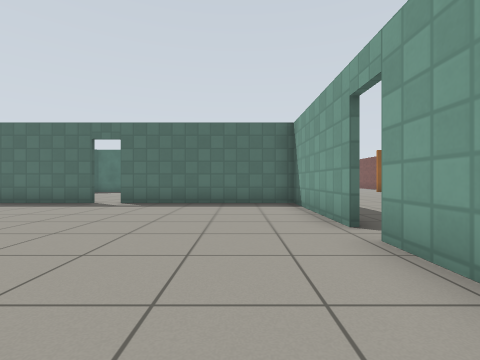
View 1 (above)

23 first-person views from a walk through a robot-simulator world made for Gazebo. The camera is 0.72 m above the floor, looks level and sees 85° across. The floor is counted in squares, 1 m on a side. Each view is taken from the middle of a square. On the plan, view 1 faces up. The plan holds only what a view shows up to about 9 squares ahead; the rest is blank. The place goes on beyond the plan. Simple patterns stand in for the simulator's built-in surfaces.

View 2
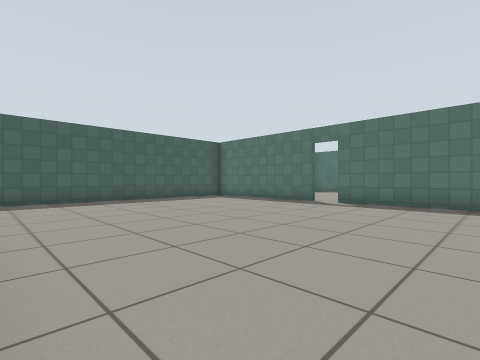

View 3
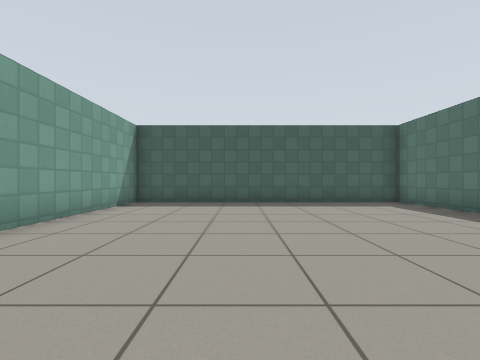

View 4
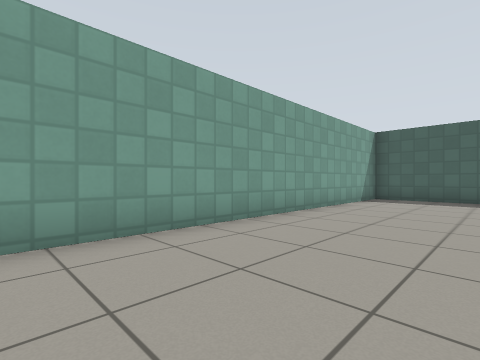

View 5
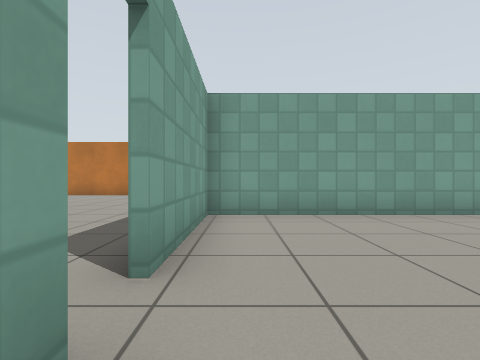

View 6
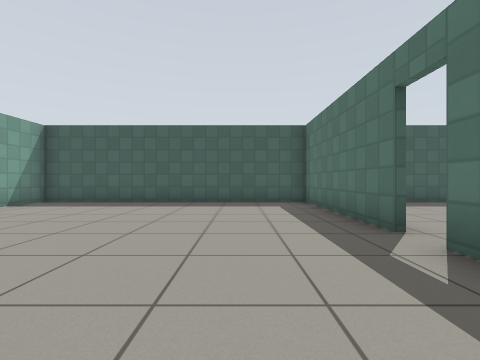

View 7
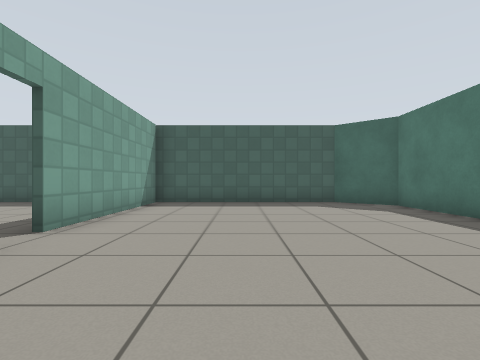

View 8
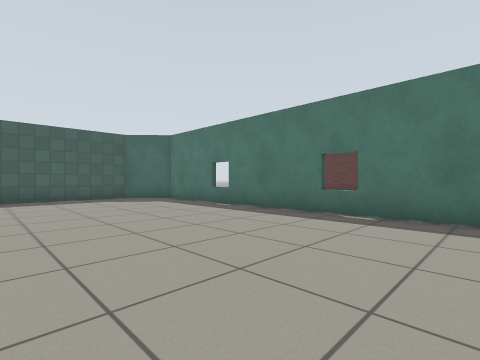

View 9
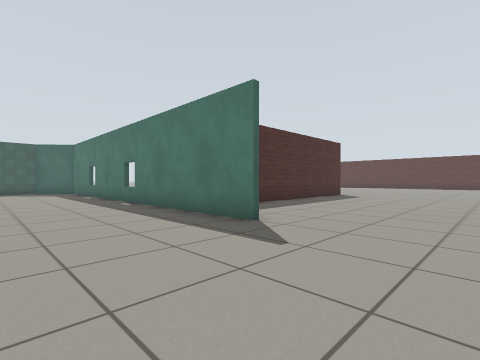

View 10
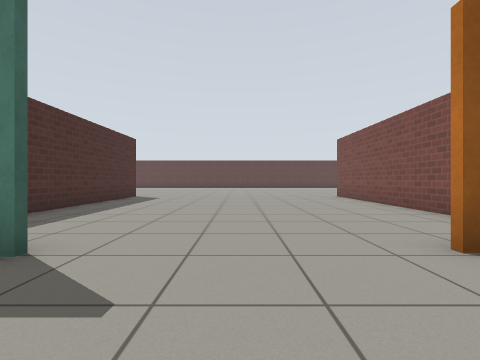

View 11
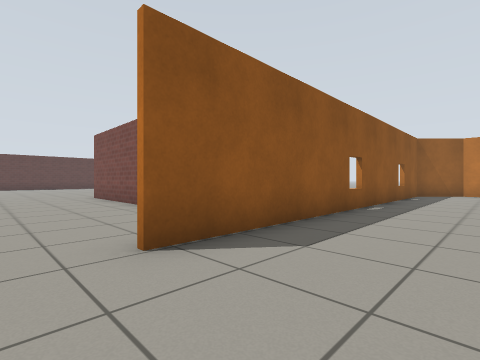

View 12
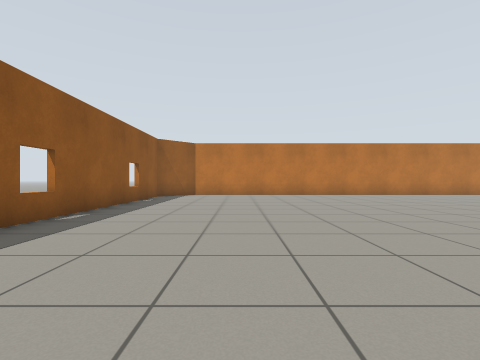

View 13
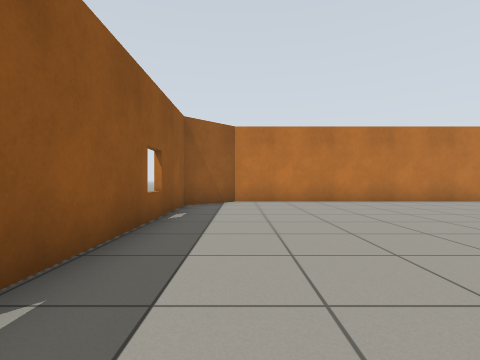

View 14
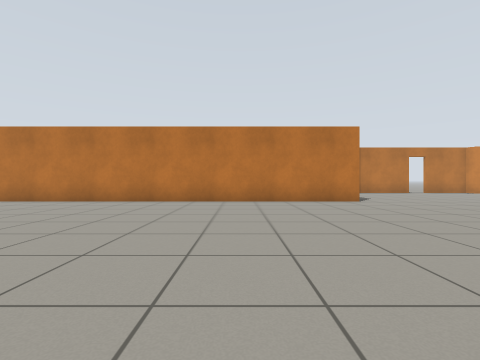

View 15
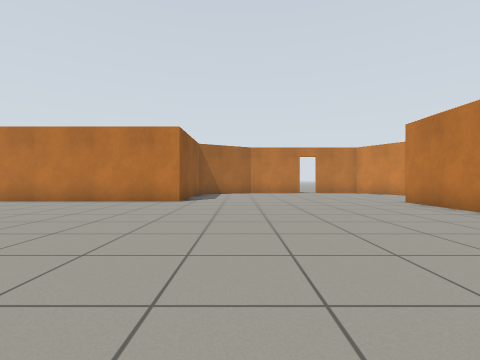

View 16
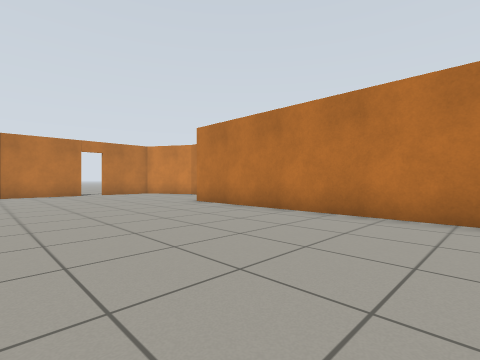

View 17
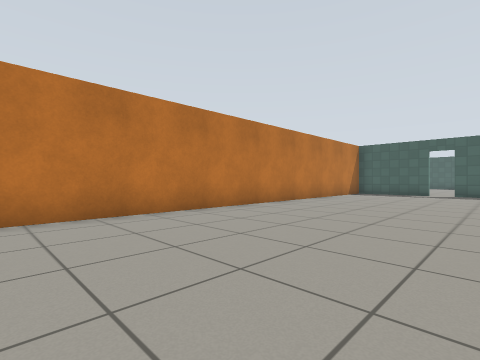

View 18
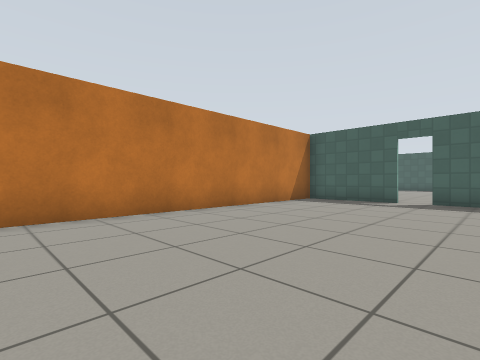

View 19
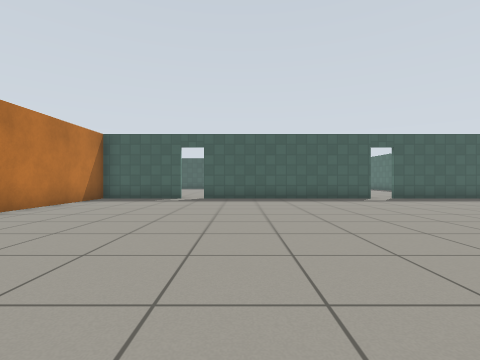

View 20
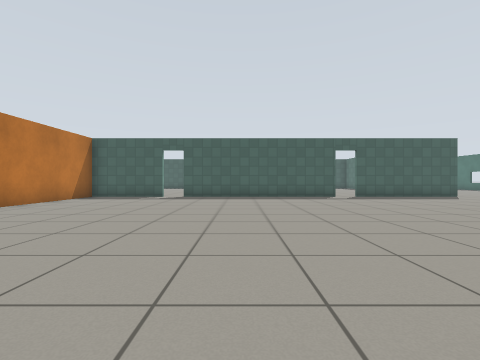

View 21
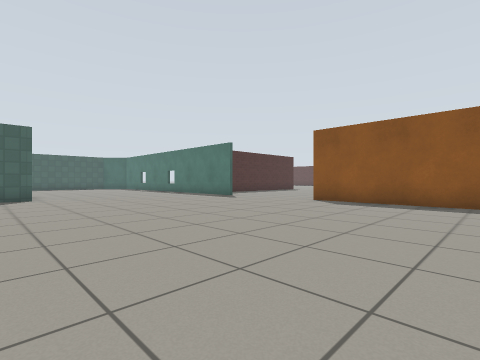

View 22
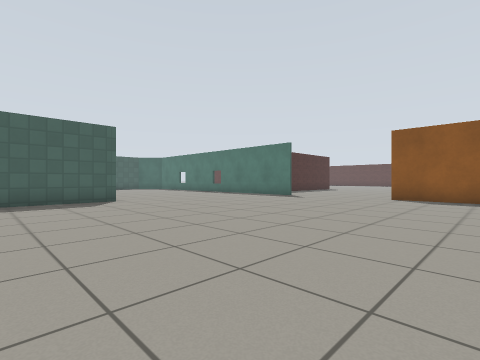

View 23
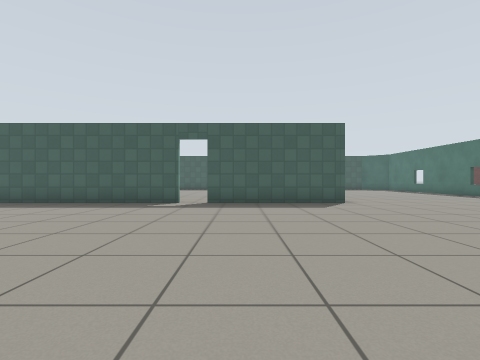

### Floor plan
Points are (right, up) in squares from view 1. A wall is a line through its corners. A room is listed if a view was taken in it or the views show most of it. See-through windows are left out.
Room 1 (views 1, 2, 3, 4, 5, 6)
walls: (-4.5, 8.1) (-9.5, 8.1) (-9.5, -0.4) (1.7, -0.4) (1.7, 3.1); (1.7, 3.9) (1.7, 8.1) (-3.8, 8.1)
ways out: open door at (-4, 8) to room 2; open door at (2, 3.5) to room 2
Room 2 (views 7, 8, 9, 10, 11, 12, 13, 14, 15, 16, 17, 18, 19, 20, 21, 22, 23)
walls: (1.8, 8.4) (1.8, 4); (1.8, 3.1) (1.8, -3.5); (4, 15.6) (-8.2, 15.6) (-9.5, 14.1) (-9.5, 8.1); (10.3, 18.2) (10.3, 22.4); (1.8, -4.2) (1.8, -5.6); (21.7, 0) (21.7, 14.2) (20.3, 15.6) (8.1, 15.6); (3, -7.3) (21.5, -7.3); (1.5, 22) (1.5, 18.4); (-9.5, 8.3) (-4.5, 8.3)
ways out: open door at (-4, 8) to room 1; open door at (2, 3.5) to room 1; open door at (2, -4)

Positions as (right, up) in squares from view 1, and headings:
1: (0, 0), facing up
2: (0, 0), facing up-left
3: (-1, 3), facing left
4: (1, 3), facing down-left
5: (1, 5), facing down
6: (-1, 6), facing left
7: (-1, 11), facing left
8: (1, 10), facing up-left
9: (7, 12), facing up-left
10: (6, 13), facing up
11: (7, 13), facing up-right
12: (9, 12), facing right
13: (13, 14), facing right
14: (13, 4), facing right
15: (13, -2), facing right
16: (14, -2), facing down-right
17: (16, -2), facing down-left
18: (11, -2), facing down-left
19: (12, -2), facing left
20: (13, -1), facing left
21: (13, 7), facing up-left
22: (11, 5), facing up-left
23: (10, 5), facing left
